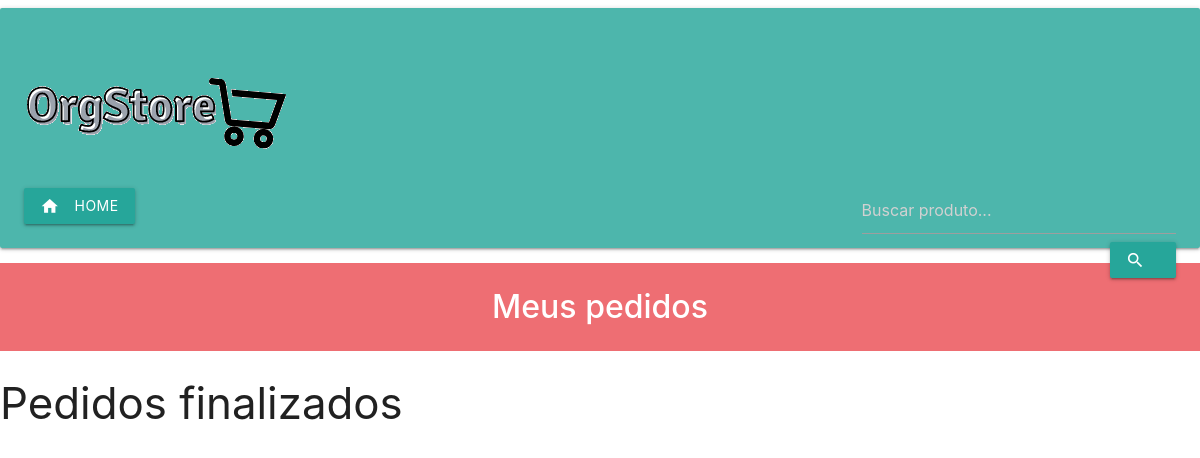
/pedidos.php (signed in), run on an earlier commit of the app's database.
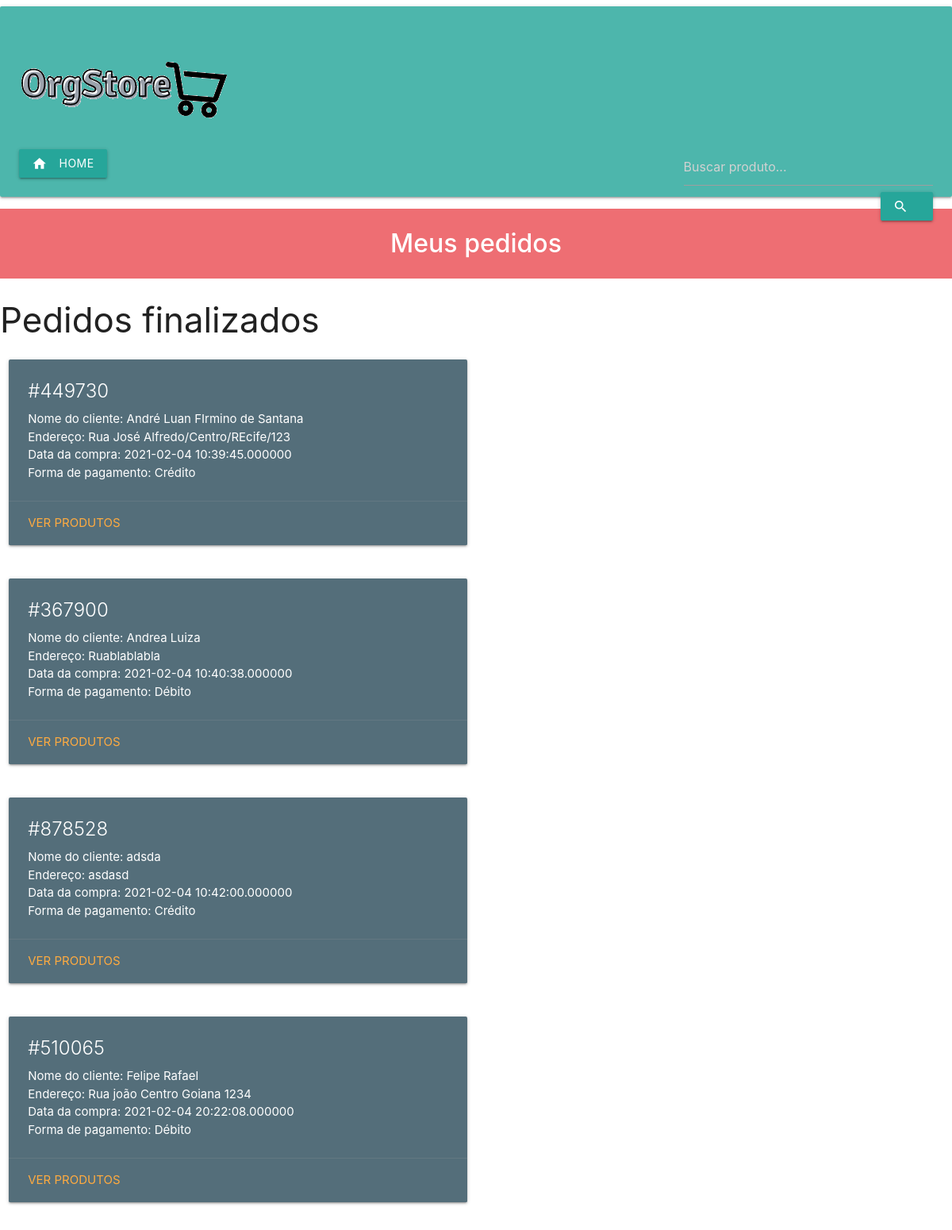
And on a later commit of the database.
### tables this page shows
CREATE TABLE `envio` (
  `id_envio` int(11) NOT NULL,
  `nome_cliente` varchar(255) NOT NULL,
  `endereco` varchar(255) NOT NULL,
  `forma_pag` varchar(255) NOT NULL,
  `data_envio` datetime(6) NOT NULL,
  `id_cliente` int(11) NOT NULL,
  `id_pedido` int(11) NOT NULL
);

CREATE TABLE `pedido_fz` (
  `id_pedido` int(11) NOT NULL,
  `numero_pedido` int(11) NOT NULL,
  `id_cliente` int(11) NOT NULL
);

### pedidos.php (the view, shortened to what this page needs)
<?php
require_once 'db_connect.php';
?>
<!DOCTYPE html>
<html lang="pt-br">
<head>
    <link rel="stylesheet" href="https://cdnjs.cloudflare.com/ajax/libs/materialize/1.0.0/css/materialize.min.css">
    <link type="text/css" rel="stylesheet" href="css/materialize.min.css"  media="screen,projection"/>
</head>
<body>
    <div class="card-panel teal lighten-2">
        <header>
            <h1>
                <img src="logo.png" alt="OrgStore">
            </h1>
            <a href="index.php" class="waves-effect waves-light btn"><i class="material-icons left">home</i>Home</a>
            <form method="POST" class='search'action="search.php">
                <input type="search" id=busca name="pesquisar" placeholder="Buscar produto...">
                <button class="btn waves-effect waves-light" type="submit" name="btn-pesquisar" title="buscar"><i class="material-icons left">search</i></button>
            </form>
        </header>
    </div>
    <div class="barra">
        <strong>Meus pedidos</strong>
    </div>
    <div>
        <?php
            $id = $_SESSION['id_cliente'];
            $consulta = "SELECT E.nome_cliente, E.endereco, E.forma_pag, E.data_envio, P.id_pedido, P.numero_pedido
                        FROM envio AS E
                        INNER JOIN pedido_fz AS P
                        WHERE E.id_pedido = P.id_pedido AND E.id_cliente = '$id'";
            $resultado = mysqli_query($connect, $consulta);
        ?>
        <div>
            <h3>Pedidos finalizados</h3>
            <?php
            while($dados=mysqli_fetch_array($resultado)){
            ?>
                <div class="row">
                    <div class="col s12 m6">
                        <div class="card blue-grey darken-1">
                            <div class="card-content white-text">
                                <span class="card-title">#<?php echo $dados["numero_pedido"];?></span>
                                <p>Nome do cliente: <?php echo $dados["nome_cliente"];?></p>
                                <p>Endereço: <?php echo $dados["endereco"];?></p>
                                <p>Data da compra: <?php echo $dados["data_envio"];?></p>
                                <p>Forma de pagamento: <?php echo $dados["forma_pag"];?></p>
                            </div>
                            <div class="card-action">
                                <a href="meusprodutos.php?pdd=<?php echo $dados["id_pedido"];?>">Ver produtos</a>
                            </div>
                        </div>
                    </div>
                </div>
            <?php
                }
            ?>
        </div>
    </div>
</body>
</html>

### pedidos.php (style rules this page uses)
.search { float: right; }
.search button { float: right; }
.barra { background-color: #ee6e73; text-align: center; padding: 20px 10px; font-size: xx-large; color: #fff; width: 100%; }

What changed in the data, as far as the page shows it:
added envio: id_pedido.numero_pedido "449730", nome_cliente "André Luan FIrmino de Santana", endereco "Rua José Alfredo/Centro/REcife/123", data_envio "2021-02-04 10:39:45.000000", forma_pag "Crédito"
added envio: id_pedido.numero_pedido "367900", nome_cliente "Andrea Luiza", endereco "Ruablablabla", data_envio "2021-02-04 10:40:38.000000", forma_pag "Débito"
added envio: id_pedido.numero_pedido "878528", nome_cliente "adsda", endereco "asdasd", data_envio "2021-02-04 10:42:00.000000", forma_pag "Crédito"
added envio: id_pedido.numero_pedido "510065", nome_cliente "Felipe Rafael", endereco "Rua joão Centro Goiana 1234", data_envio "2021-02-04 20:22:08.000000", forma_pag "Débito"
